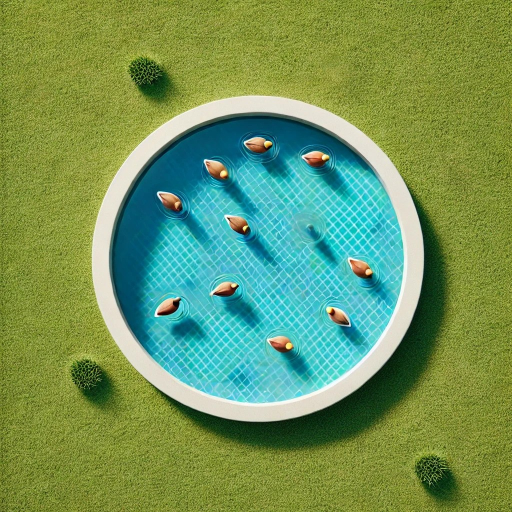
#> input picture image processing/data/picture_1.jpg, 1024 x 1024 px (shown at 1/2 size); its folder holds only this picture in this run
$ jupyter execute countDucks.ipynb
#> lines starting #> are read from the running program, lines starting #| are printed output that depends on the picture; after the words box and inside, x2 and y2 are one past the last pixel; in counts of white or black regions, pixels touching at a corner belong together
[cell 1]
import numpy as np
import cv2
import pandas as pd
import matplotlib.pyplot as plt
import os
import sys

counted_ducks = np.array([])
number_of_ducks = np.array([10, 3, 6, 6, 3, 2, 3, 10, 5, 6])

# Define the range for green and blue colors to be removed
green_lower = np.array([31, 30, 20], dtype=np.uint8)
green_upper = np.array([85, 255, 255], dtype=np.uint8)
blue_lower = np.array([85, 5, 20], dtype=np.uint8)
blue_upper = np.array([200, 255, 255], dtype=np.uint8)

# Load the folder path from the command line
folder_path = "data"
csv_path = os.path.join(folder_path, "duck_count.csv")
image_data = pd.read_csv(csv_path)
#> (reads image processing/data/duck_count.csv from the repository)

# Load and process images from the CSV file
for index, row in image_data.iterrows():
    image_name = row['picture']
    image_path = os.path.join(folder_path, image_name)

    # Load the image
    img_ducks = cv2.imread(image_path)
#> img_ducks is the input picture: shape (1024, 1024, 3); mean B, G, R 92.1, 149.2, 112.5
    if img_ducks is None:
        print(f"Image {image_name} not found or could not be loaded. Skipping.")
        continue

    # Crop the image
    img_ducks = img_ducks[255:750, 220:770]
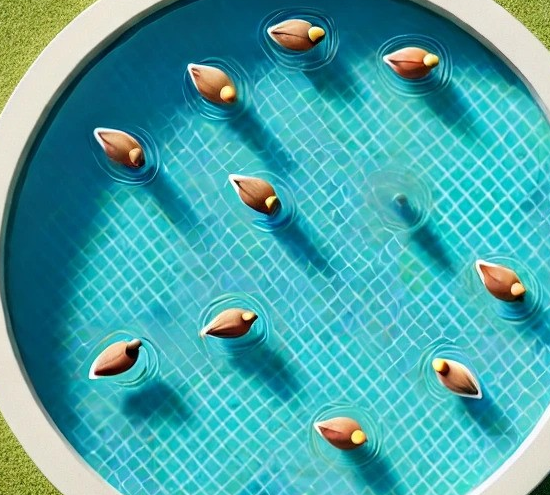
#> img_ducks: shape (495, 550, 3); mean B, G, R 169.8, 166.2, 72
    img_original = img_ducks

    # Convert the image to HSV and create masks for green and blue colors
    img_ducks_hsv = cv2.cvtColor(img_ducks, cv2.COLOR_BGR2HSV)
#> img_ducks_hsv: shape (495, 550, 3); mean H, S, V 82.6, 173.7, 178.1
    green_mask = cv2.inRange(img_ducks_hsv, green_lower, green_upper)
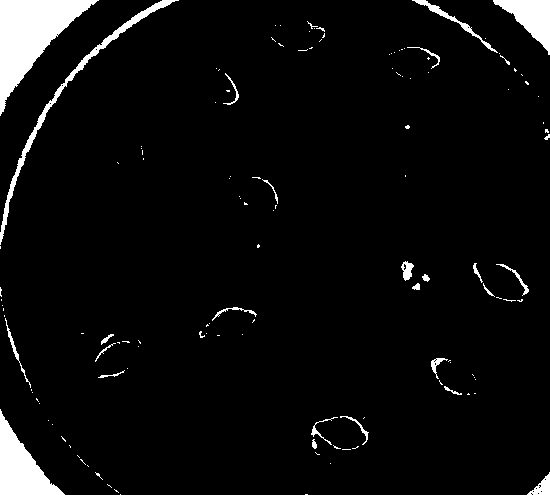
#> green_mask: shape (495, 550); 4.8% white; 132 white regions (105 under 20 px), largest, box (x1, y1, x2, y2) and area: (0, 0, 99, 116) 4803, (0, 409, 65, 495) 2510, (0, 0, 179, 245) 1595
    blue_mask = cv2.inRange(img_ducks_hsv, blue_lower, blue_upper)
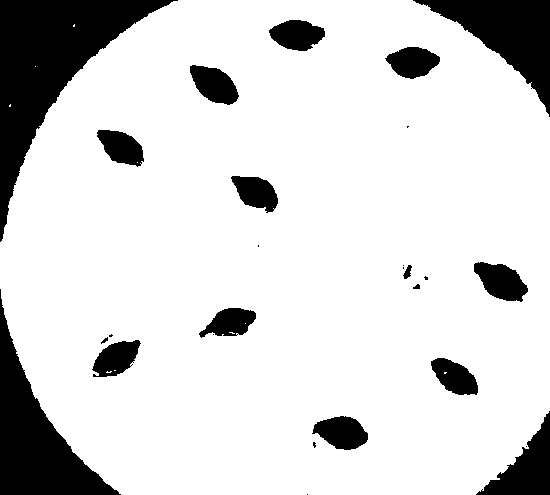
#> blue_mask: shape (495, 550); 84% white; 27 black regions (10 under 20 px), largest, box (x1, y1, x2, y2) and area: (0, 0, 178, 242) 13784, (0, 289, 121, 495) 8661, (413, 0, 550, 117) 6267

    # Remove colors using the masks
    img_ducks_hsv[green_mask > 0] = [0, 0, 0]
#> img_ducks_hsv: shape (495, 550, 3); mean H, S, V 80.4, 167.6, 170.7
    img_ducks_hsv[blue_mask > 0] = [0, 0, 0]
#> img_ducks_hsv: shape (495, 550, 3); mean H, S, V 2.6, 6.8, 23.6

    # Convert the image back to RGB
    result_img = cv2.cvtColor(img_ducks_hsv, cv2.COLOR_HSV2BGR)
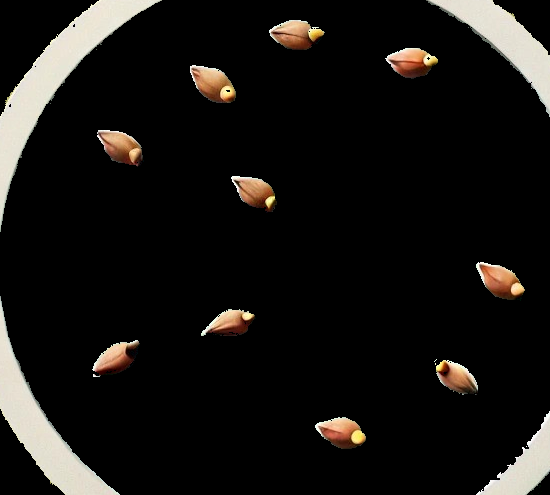
#> result_img: shape (495, 550, 3); mean B, G, R 19.1, 21.5, 23.6

    # Convert to grayscale
    img_ducks = cv2.cvtColor(result_img, cv2.COLOR_BGR2RGB)
    img_ducks_gray = cv2.cvtColor(img_ducks, cv2.COLOR_RGB2GRAY)
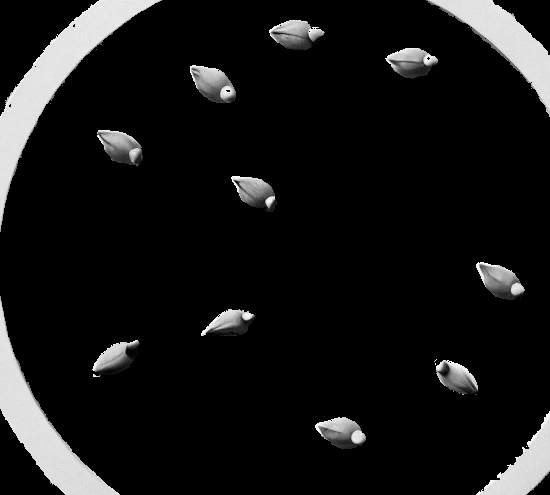
#> img_ducks_gray: shape (495, 550); min 0, max 255, mean 21.9

    # Binarize the image
    # OTSU gives the best results here
    ret, img_ducks_bin = cv2.threshold(img_ducks_gray, 0, 255, cv2.THRESH_OTSU)  # ret is the threshold value, img_ducks_bin is the binary image
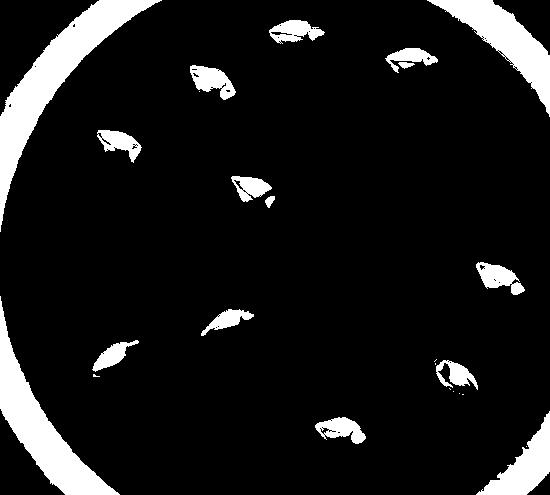
#> img_ducks_bin: shape (495, 550); 10% white; 25 white regions (9 under 20 px), largest, box (x1, y1, x2, y2) and area: (0, 0, 162, 232) 7473, (0, 296, 120, 495) 5952, (427, 0, 550, 117) 4313
#> ret = 105

    # Morphological operations
    kernel = cv2.getStructuringElement(cv2.MORPH_ELLIPSE, (3, 3))

    # Opening operation
    img_ducks_ero = cv2.dilate(img_ducks_bin, kernel, iterations=0)
    img_ducks_open = cv2.erode(img_ducks_ero, kernel, iterations=0)
    # Closing operation
    img_ducks_ero = cv2.erode(img_ducks_open, kernel, iterations=0)
    img_ducks_closed = cv2.dilate(img_ducks_ero, kernel, iterations=5)
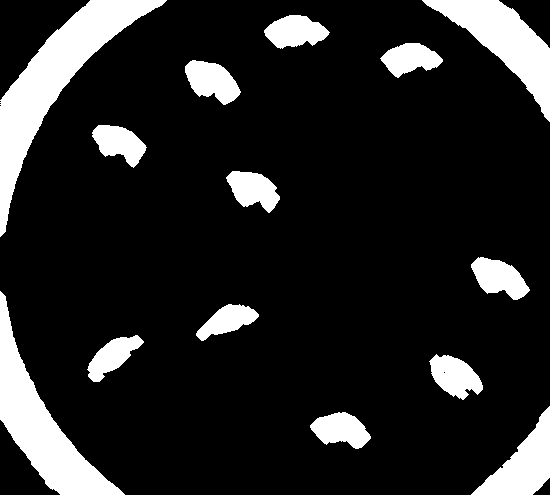
#> img_ducks_closed: shape (495, 550); 14.6% white; 14 white regions

    # Find regions (contours)
    contours, hierarchy = cv2.findContours(img_ducks_closed, cv2.RETR_LIST, cv2.CHAIN_APPROX_SIMPLE)
#> contours = 15 contours, 1 with area under 20; largest, box (x1, y1, x2, y2) and area: (0, 0, 167, 237) 9120, (0, 291, 125, 495) 7198, (422, 0, 550, 122) 5262, (471, 406, 550, 495) 2970, (185, 60, 241, 105) 1517

    img_rgb = cv2.cvtColor(result_img, cv2.COLOR_BGR2RGB)
    img = img_rgb.copy()

    contours_ducks = []  # Store only contours belonging to ducks

    for contour in contours:  # Iterate through each contour
        center, size, angle = cv2.minAreaRect(contour)  # Find the minimum area rectangle enclosing the contour
        height, width = size

        if 30 < width < 100 and 20 < height < 140:  # Condition for the contour to belong to ducks
            contours_ducks.append(contour)
#> this loop made 15 passes
#> (center, angle, height, width) on passes 1, 2, 4, 5, 6, 7, 8, 9, 10, 11, 12, 13: ((340.5, 431), -45, 40.31, 51.62), ((527.6, 465.4), -48.81, 117.6, 47.51), ((454.5, 376), -45, 34.65, 57.28), ((112, 355), -45, 63.64, 25.46), ((224.9, 319.9), -24.44, 65.13, 26.48), ((33.74, 409.5), -31.01, 67.65, 237.9), ((499.8, 278.1), -77.01, 34.85, 62.36), ((252, 190), -76.5, 35.36, 56.67), ((117.7, 143.1), -68.55, 33.37, 55.91), ((210.8, 81.25), -45, 37.48, 57.98), ((410.8, 57.68), -14.04, 59.91, 31.29), ((296.3, 30.42), -5.71, 64.68, 32.14)
#> (contour, center, angle, height, width) on pass 3: ([[443, 372], [444, 371], [445, 372], [444, 373]], (444, 372), -45, 1.41, 1.41)
#> after the loop, contours_ducks = 9 contours; largest, box (x1, y1, x2, y2) and area: (471, 406, 550, 495) 2970, (185, 60, 241, 105) 1517, (471, 257, 530, 300) 1464, (429, 354, 483, 400) 1454, (264, 15, 330, 49) 1428

    img_original = cv2.cvtColor(img_original, cv2.COLOR_BGR2RGB)
    cv2.drawContours(img_original, contours_ducks, -1, (255, 0, 0), 2)
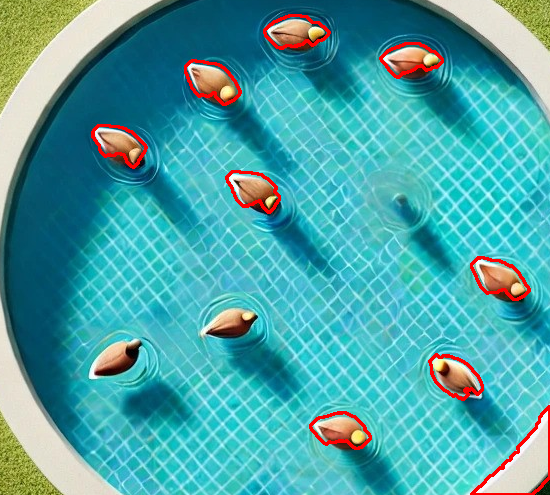
#> img_original: shape (495, 550, 3); mean R, G, B 75.3, 163.6, 167.2
    plt.imshow(img_original)
    plt.show()

    print(f"{len(contours_ducks)}, ")
#| 9,
    counted_ducks = np.append(counted_ducks, len(contours_ducks))
#> counted_ducks = [9]

# Calculate Mean Absolute Error (MAE)
mae = np.mean(np.abs(number_of_ducks - counted_ducks))
#> mae = 4
print(mae)
#| 4.0
print("True values: ", number_of_ducks)
print("Prediction: ", counted_ducks)
#| Prediction:  [9.]
